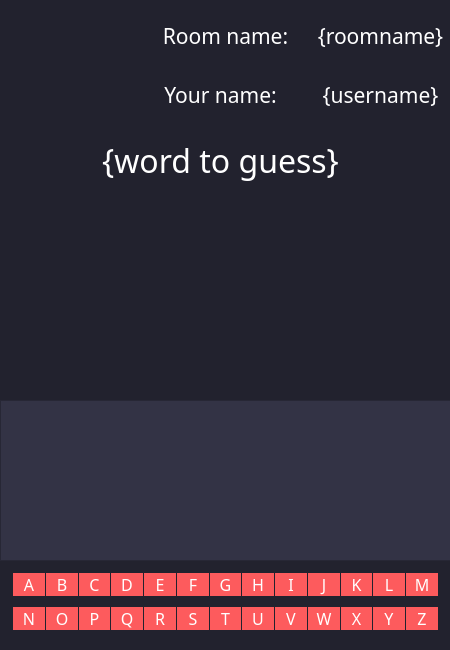
<?xml version="1.0" encoding="UTF-8"?>
<ui version="4.0">
 <class>Hangman</class>
 <widget class="QWidget" name="Hangman">
  <property name="geometry">
   <rect>
    <x>0</x>
    <y>0</y>
    <width>450</width>
    <height>650</height>
   </rect>
  </property>
  <property name="minimumSize">
   <size>
    <width>450</width>
    <height>650</height>
   </size>
  </property>
  <property name="maximumSize">
   <size>
    <width>450</width>
    <height>650</height>
   </size>
  </property>
  <property name="windowTitle">
   <string>Form</string>
  </property>
  <property name="styleSheet">
   <string notr="true">background-color: #22222e;color: #fff;</string>
  </property>
  <widget class="QGroupBox" name="button_box">
   <property name="geometry">
    <rect>
     <x>10</x>
     <y>560</y>
     <width>431</width>
     <height>81</height>
    </rect>
   </property>
   <property name="font">
    <font>
     <family>Sitka</family>
     <pointsize>10</pointsize>
    </font>
   </property>
   <property name="styleSheet">
    <string notr="true">border: none;;</string>
   </property>
   <property name="title">
    <string/>
   </property>
   <property name="alignment">
    <set>Qt::AlignLeading|Qt::AlignLeft|Qt::AlignVCenter</set>
   </property>
   <property name="flat">
    <bool>false</bool>
   </property>
   <layout class="QGridLayout" name="gridLayout">
    <property name="leftMargin">
     <number>0</number>
    </property>
    <property name="topMargin">
     <number>0</number>
    </property>
    <property name="rightMargin">
     <number>0</number>
    </property>
    <property name="bottomMargin">
     <number>0</number>
    </property>
    <property name="horizontalSpacing">
     <number>1</number>
    </property>
    <property name="verticalSpacing">
     <number>4</number>
    </property>
    <item row="0" column="2">
     <widget class="QPushButton" name="C">
      <property name="font">
       <font>
        <family>Sitka</family>
        <pointsize>12</pointsize>
       </font>
      </property>
      <property name="cursor">
       <cursorShape>PointingHandCursor</cursorShape>
      </property>
      <property name="styleSheet">
       <string notr="true">background-color: #fd5b5d;</string>
      </property>
      <property name="text">
       <string>C</string>
      </property>
     </widget>
    </item>
    <item row="0" column="3">
     <widget class="QPushButton" name="D">
      <property name="font">
       <font>
        <family>Sitka</family>
        <pointsize>12</pointsize>
       </font>
      </property>
      <property name="cursor">
       <cursorShape>PointingHandCursor</cursorShape>
      </property>
      <property name="styleSheet">
       <string notr="true">background-color: #fd5b5d;</string>
      </property>
      <property name="text">
       <string>D</string>
      </property>
     </widget>
    </item>
    <item row="0" column="4">
     <widget class="QPushButton" name="E">
      <property name="font">
       <font>
        <family>Sitka</family>
        <pointsize>12</pointsize>
       </font>
      </property>
      <property name="cursor">
       <cursorShape>PointingHandCursor</cursorShape>
      </property>
      <property name="styleSheet">
       <string notr="true">background-color: #fd5b5d;</string>
      </property>
      <property name="text">
       <string>E</string>
      </property>
     </widget>
    </item>
    <item row="0" column="5">
     <widget class="QPushButton" name="F">
      <property name="font">
       <font>
        <family>Sitka</family>
        <pointsize>12</pointsize>
       </font>
      </property>
      <property name="cursor">
       <cursorShape>PointingHandCursor</cursorShape>
      </property>
      <property name="styleSheet">
       <string notr="true">background-color: #fd5b5d;</string>
      </property>
      <property name="text">
       <string>F</string>
      </property>
     </widget>
    </item>
    <item row="1" column="1">
     <widget class="QPushButton" name="O">
      <property name="font">
       <font>
        <family>Sitka</family>
        <pointsize>12</pointsize>
       </font>
      </property>
      <property name="cursor">
       <cursorShape>PointingHandCursor</cursorShape>
      </property>
      <property name="styleSheet">
       <string notr="true">background-color: #fd5b5d;</string>
      </property>
      <property name="text">
       <string>O</string>
      </property>
     </widget>
    </item>
    <item row="1" column="3">
     <widget class="QPushButton" name="Q">
      <property name="font">
       <font>
        <family>Sitka</family>
        <pointsize>12</pointsize>
       </font>
      </property>
      <property name="cursor">
       <cursorShape>PointingHandCursor</cursorShape>
      </property>
      <property name="styleSheet">
       <string notr="true">background-color: #fd5b5d;</string>
      </property>
      <property name="text">
       <string>Q</string>
      </property>
     </widget>
    </item>
    <item row="1" column="4">
     <widget class="QPushButton" name="R">
      <property name="font">
       <font>
        <family>Sitka</family>
        <pointsize>12</pointsize>
       </font>
      </property>
      <property name="cursor">
       <cursorShape>PointingHandCursor</cursorShape>
      </property>
      <property name="styleSheet">
       <string notr="true">background-color: #fd5b5d;</string>
      </property>
      <property name="text">
       <string>R</string>
      </property>
     </widget>
    </item>
    <item row="1" column="2">
     <widget class="QPushButton" name="P">
      <property name="font">
       <font>
        <family>Sitka</family>
        <pointsize>12</pointsize>
       </font>
      </property>
      <property name="cursor">
       <cursorShape>PointingHandCursor</cursorShape>
      </property>
      <property name="styleSheet">
       <string notr="true">background-color: #fd5b5d;</string>
      </property>
      <property name="text">
       <string>P</string>
      </property>
     </widget>
    </item>
    <item row="1" column="8">
     <widget class="QPushButton" name="V">
      <property name="font">
       <font>
        <family>Sitka</family>
        <pointsize>12</pointsize>
       </font>
      </property>
      <property name="cursor">
       <cursorShape>PointingHandCursor</cursorShape>
      </property>
      <property name="styleSheet">
       <string notr="true">background-color: #fd5b5d;</string>
      </property>
      <property name="text">
       <string>V</string>
      </property>
     </widget>
    </item>
    <item row="1" column="9">
     <widget class="QPushButton" name="W">
      <property name="font">
       <font>
        <family>Sitka</family>
        <pointsize>12</pointsize>
       </font>
      </property>
      <property name="cursor">
       <cursorShape>PointingHandCursor</cursorShape>
      </property>
      <property name="styleSheet">
       <string notr="true">background-color: #fd5b5d;</string>
      </property>
      <property name="text">
       <string>W</string>
      </property>
     </widget>
    </item>
    <item row="1" column="5">
     <widget class="QPushButton" name="S">
      <property name="font">
       <font>
        <family>Sitka</family>
        <pointsize>12</pointsize>
       </font>
      </property>
      <property name="cursor">
       <cursorShape>PointingHandCursor</cursorShape>
      </property>
      <property name="styleSheet">
       <string notr="true">background-color: #fd5b5d;</string>
      </property>
      <property name="text">
       <string>S</string>
      </property>
     </widget>
    </item>
    <item row="1" column="7">
     <widget class="QPushButton" name="U">
      <property name="font">
       <font>
        <family>Sitka</family>
        <pointsize>12</pointsize>
       </font>
      </property>
      <property name="cursor">
       <cursorShape>PointingHandCursor</cursorShape>
      </property>
      <property name="styleSheet">
       <string notr="true">background-color: #fd5b5d;</string>
      </property>
      <property name="text">
       <string>U</string>
      </property>
     </widget>
    </item>
    <item row="1" column="6">
     <widget class="QPushButton" name="T">
      <property name="font">
       <font>
        <family>Sitka</family>
        <pointsize>12</pointsize>
       </font>
      </property>
      <property name="cursor">
       <cursorShape>PointingHandCursor</cursorShape>
      </property>
      <property name="styleSheet">
       <string notr="true">background-color: #fd5b5d;</string>
      </property>
      <property name="text">
       <string>T</string>
      </property>
     </widget>
    </item>
    <item row="1" column="10">
     <widget class="QPushButton" name="X">
      <property name="font">
       <font>
        <family>Sitka</family>
        <pointsize>12</pointsize>
       </font>
      </property>
      <property name="cursor">
       <cursorShape>PointingHandCursor</cursorShape>
      </property>
      <property name="styleSheet">
       <string notr="true">background-color: #fd5b5d;</string>
      </property>
      <property name="text">
       <string>X</string>
      </property>
     </widget>
    </item>
    <item row="1" column="11">
     <widget class="QPushButton" name="Y">
      <property name="font">
       <font>
        <family>Sitka</family>
        <pointsize>12</pointsize>
       </font>
      </property>
      <property name="cursor">
       <cursorShape>PointingHandCursor</cursorShape>
      </property>
      <property name="styleSheet">
       <string notr="true">background-color: #fd5b5d;</string>
      </property>
      <property name="text">
       <string>Y</string>
      </property>
     </widget>
    </item>
    <item row="1" column="12">
     <widget class="QPushButton" name="Z">
      <property name="font">
       <font>
        <family>Sitka</family>
        <pointsize>12</pointsize>
       </font>
      </property>
      <property name="cursor">
       <cursorShape>PointingHandCursor</cursorShape>
      </property>
      <property name="styleSheet">
       <string notr="true">background-color: #fd5b5d;</string>
      </property>
      <property name="text">
       <string>Z</string>
      </property>
     </widget>
    </item>
    <item row="0" column="6">
     <widget class="QPushButton" name="G">
      <property name="font">
       <font>
        <family>Sitka</family>
        <pointsize>12</pointsize>
       </font>
      </property>
      <property name="cursor">
       <cursorShape>PointingHandCursor</cursorShape>
      </property>
      <property name="styleSheet">
       <string notr="true">background-color: #fd5b5d;</string>
      </property>
      <property name="text">
       <string>G</string>
      </property>
     </widget>
    </item>
    <item row="0" column="7">
     <widget class="QPushButton" name="H">
      <property name="font">
       <font>
        <family>Sitka</family>
        <pointsize>12</pointsize>
       </font>
      </property>
      <property name="cursor">
       <cursorShape>PointingHandCursor</cursorShape>
      </property>
      <property name="styleSheet">
       <string notr="true">background-color: #fd5b5d;</string>
      </property>
      <property name="text">
       <string>H</string>
      </property>
     </widget>
    </item>
    <item row="0" column="9">
     <widget class="QPushButton" name="J">
      <property name="font">
       <font>
        <family>Sitka</family>
        <pointsize>12</pointsize>
       </font>
      </property>
      <property name="cursor">
       <cursorShape>PointingHandCursor</cursorShape>
      </property>
      <property name="styleSheet">
       <string notr="true">background-color: #fd5b5d;</string>
      </property>
      <property name="text">
       <string>J</string>
      </property>
     </widget>
    </item>
    <item row="0" column="8">
     <widget class="QPushButton" name="I">
      <property name="font">
       <font>
        <family>Sitka</family>
        <pointsize>12</pointsize>
       </font>
      </property>
      <property name="cursor">
       <cursorShape>PointingHandCursor</cursorShape>
      </property>
      <property name="styleSheet">
       <string notr="true">background-color: #fd5b5d;</string>
      </property>
      <property name="text">
       <string>I</string>
      </property>
     </widget>
    </item>
    <item row="0" column="1">
     <widget class="QPushButton" name="B">
      <property name="font">
       <font>
        <family>Sitka</family>
        <pointsize>12</pointsize>
       </font>
      </property>
      <property name="cursor">
       <cursorShape>PointingHandCursor</cursorShape>
      </property>
      <property name="styleSheet">
       <string notr="true">background-color: #fd5b5d;</string>
      </property>
      <property name="text">
       <string>B</string>
      </property>
     </widget>
    </item>
    <item row="0" column="0">
     <widget class="QPushButton" name="A">
      <property name="font">
       <font>
        <family>Sitka</family>
        <pointsize>12</pointsize>
       </font>
      </property>
      <property name="cursor">
       <cursorShape>PointingHandCursor</cursorShape>
      </property>
      <property name="styleSheet">
       <string notr="true">background-color: #fd5b5d;border: none;</string>
      </property>
      <property name="text">
       <string>A</string>
      </property>
      <property name="checkable">
       <bool>false</bool>
      </property>
     </widget>
    </item>
    <item row="1" column="0">
     <widget class="QPushButton" name="N">
      <property name="font">
       <font>
        <family>Sitka</family>
        <pointsize>12</pointsize>
       </font>
      </property>
      <property name="cursor">
       <cursorShape>PointingHandCursor</cursorShape>
      </property>
      <property name="styleSheet">
       <string notr="true">background-color: #fd5b5d;</string>
      </property>
      <property name="text">
       <string>N</string>
      </property>
     </widget>
    </item>
    <item row="0" column="11">
     <widget class="QPushButton" name="L">
      <property name="font">
       <font>
        <family>Sitka</family>
        <pointsize>12</pointsize>
       </font>
      </property>
      <property name="cursor">
       <cursorShape>PointingHandCursor</cursorShape>
      </property>
      <property name="styleSheet">
       <string notr="true">background-color: #fd5b5d;</string>
      </property>
      <property name="text">
       <string>L</string>
      </property>
     </widget>
    </item>
    <item row="0" column="10">
     <widget class="QPushButton" name="K">
      <property name="font">
       <font>
        <family>Sitka</family>
        <pointsize>12</pointsize>
       </font>
      </property>
      <property name="cursor">
       <cursorShape>PointingHandCursor</cursorShape>
      </property>
      <property name="styleSheet">
       <string notr="true">background-color: #fd5b5d;</string>
      </property>
      <property name="text">
       <string>K</string>
      </property>
     </widget>
    </item>
    <item row="0" column="12">
     <widget class="QPushButton" name="M">
      <property name="font">
       <font>
        <family>Sitka</family>
        <pointsize>12</pointsize>
       </font>
      </property>
      <property name="cursor">
       <cursorShape>PointingHandCursor</cursorShape>
      </property>
      <property name="styleSheet">
       <string notr="true">background-color: #fd5b5d;</string>
      </property>
      <property name="text">
       <string>M</string>
      </property>
     </widget>
    </item>
   </layout>
  </widget>
  <widget class="QTableWidget" name="players_table">
   <property name="geometry">
    <rect>
     <x>0</x>
     <y>400</y>
     <width>451</width>
     <height>161</height>
    </rect>
   </property>
   <property name="font">
    <font>
     <family>Sitka</family>
    </font>
   </property>
   <property name="autoFillBackground">
    <bool>true</bool>
   </property>
   <property name="styleSheet">
    <string notr="true">color: #fff;background-color: #333345;</string>
   </property>
  </widget>
  <widget class="QLabel" name="hangman_img">
   <property name="geometry">
    <rect>
     <x>0</x>
     <y>200</y>
     <width>451</width>
     <height>191</height>
    </rect>
   </property>
   <property name="font">
    <font>
     <family>Sitka</family>
    </font>
   </property>
   <property name="text">
    <string/>
   </property>
  </widget>
  <widget class="QLabel" name="word_text">
   <property name="geometry">
    <rect>
     <x>0</x>
     <y>120</y>
     <width>441</width>
     <height>80</height>
    </rect>
   </property>
   <property name="font">
    <font>
     <family>Sitka</family>
     <pointsize>24</pointsize>
    </font>
   </property>
   <property name="text">
    <string>{word to guess}</string>
   </property>
   <property name="alignment">
    <set>Qt::AlignCenter</set>
   </property>
  </widget>
  <widget class="QLabel" name="room_name">
   <property name="geometry">
    <rect>
     <x>310</x>
     <y>10</y>
     <width>141</width>
     <height>51</height>
    </rect>
   </property>
   <property name="font">
    <font>
     <family>Sitka</family>
     <pointsize>16</pointsize>
    </font>
   </property>
   <property name="styleSheet">
    <string notr="true">color: #fff;</string>
   </property>
   <property name="text">
    <string>{roomname}</string>
   </property>
   <property name="alignment">
    <set>Qt::AlignCenter</set>
   </property>
  </widget>
  <widget class="QLabel" name="username">
   <property name="geometry">
    <rect>
     <x>310</x>
     <y>70</y>
     <width>141</width>
     <height>50</height>
    </rect>
   </property>
   <property name="font">
    <font>
     <family>Sitka</family>
     <pointsize>16</pointsize>
    </font>
   </property>
   <property name="styleSheet">
    <string notr="true">color: #fff;</string>
   </property>
   <property name="text">
    <string>{username}</string>
   </property>
   <property name="alignment">
    <set>Qt::AlignCenter</set>
   </property>
  </widget>
  <widget class="QLabel" name="username_2">
   <property name="geometry">
    <rect>
     <x>130</x>
     <y>70</y>
     <width>181</width>
     <height>50</height>
    </rect>
   </property>
   <property name="font">
    <font>
     <family>Sitka</family>
     <pointsize>16</pointsize>
    </font>
   </property>
   <property name="text">
    <string>Your name:</string>
   </property>
   <property name="alignment">
    <set>Qt::AlignCenter</set>
   </property>
  </widget>
  <widget class="QLabel" name="username_3">
   <property name="geometry">
    <rect>
     <x>150</x>
     <y>10</y>
     <width>151</width>
     <height>51</height>
    </rect>
   </property>
   <property name="font">
    <font>
     <family>Sitka</family>
     <pointsize>16</pointsize>
    </font>
   </property>
   <property name="text">
    <string>Room name:</string>
   </property>
   <property name="alignment">
    <set>Qt::AlignCenter</set>
   </property>
  </widget>
  <widget class="QLabel" name="label">
   <property name="geometry">
    <rect>
     <x>0</x>
     <y>0</y>
     <width>151</width>
     <height>121</height>
    </rect>
   </property>
   <property name="maximumSize">
    <size>
     <width>500</width>
     <height>500</height>
    </size>
   </property>
   <property name="styleSheet">
    <string notr="true"/>
   </property>
   <property name="text">
    <string/>
   </property>
   <property name="pixmap">
    <pixmap>../img/pixmap.png</pixmap>
   </property>
   <property name="alignment">
    <set>Qt::AlignCenter</set>
   </property>
  </widget>
  <widget class="QLabel" name="end_text">
   <property name="geometry">
    <rect>
     <x>80</x>
     <y>250</y>
     <width>281</width>
     <height>101</height>
    </rect>
   </property>
   <property name="font">
    <font>
     <pointsize>26</pointsize>
     <weight>75</weight>
     <bold>true</bold>
    </font>
   </property>
   <property name="styleSheet">
    <string notr="true">color: #fff;background:none;</string>
   </property>
   <property name="text">
    <string/>
   </property>
   <property name="alignment">
    <set>Qt::AlignCenter</set>
   </property>
  </widget>
 </widget>
 <resources/>
 <connections/>
</ui>
